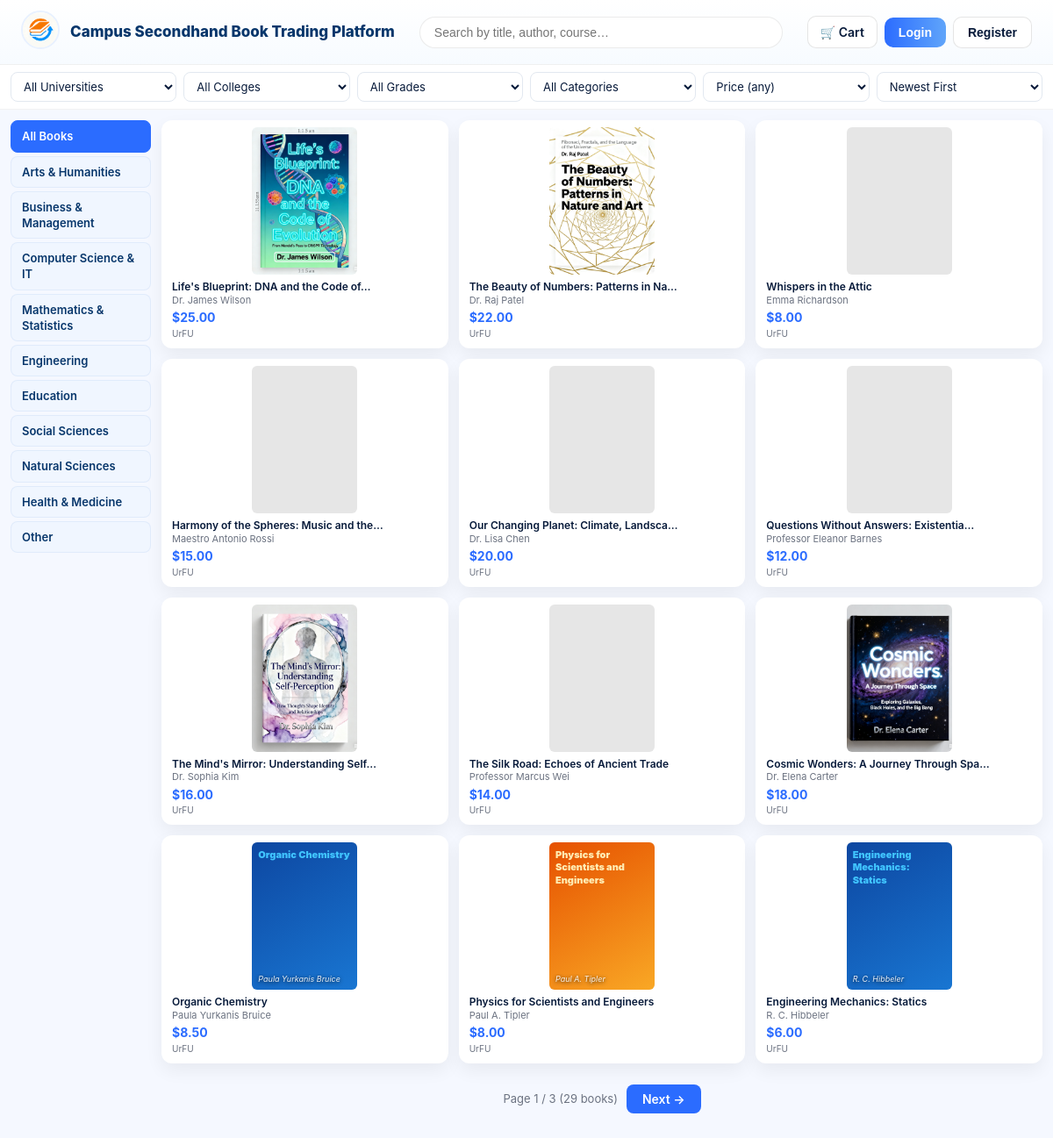
/home/, run on the app's committed database.
### books/models.py (models this page shows, shortened)
class Book(models.Model):
    CONDITION_CHOICES = [
        ('like_new', 'Like New (98%)'),
        ('good', 'Good (85%)'),
        ('used', 'Used (70%)'),
    ]
    CATEGORY_CHOICES = [
        ('arts', 'Arts & Humanities'),
        ('business', 'Business & Management'),
        ('cs', 'Computer Science & IT'),
        ('math', 'Mathematics & Statistics'),
        ('engineering', 'Engineering'),
        ('education', 'Education'),
        ('social', 'Social Sciences'),
        ('natural', 'Natural Sciences'),
        ('health', 'Health & Medicine'),
        ('other', 'Other'),
    ]
    GRADE_CHOICES = [
        ('elem', 'Elementary School'),
        ('middle', 'Middle School'),
        ('hs', 'High School'),
        ('1', 'Freshman (Year 1)'),
        ('2', 'Sophomore (Year 2)'),
        ('3', 'Junior (Year 3)'),
        ('4', 'Senior (Year 4)'),
        ('ms1', "Master's Year 1"),
        ('ms2', "Master's Year 2"),
        ('ms3', "Master's Year 3"),
        ('phd1', 'PhD Year 1'),
        ('phd2', 'PhD Year 2'),
        ('phd3', 'PhD Year 3'),
        ('phd4', 'PhD Year 4'),
        ('phd5', 'PhD Year 5+'),
    ]
    title = models.CharField(max_length=300, verbose_name='Book Title / 书名')
    author = models.CharField(max_length=200, verbose_name='Author / 作者')
    price = models.DecimalField(
        max_digits=8, decimal_places=2, null=True, blank=True,
        verbose_name='Price / 价格'
    )
    description = models.TextField(blank=True, verbose_name='Description / 描述')
    cover = models.ImageField(
        upload_to='covers/', blank=True, null=True,
        verbose_name='Cover Image / 封面图'
    )
    university = models.ForeignKey(
        University, on_delete=models.SET_NULL, null=True, blank=True,
        related_name='books', verbose_name='University / 学校'
    )
    college = models.CharField(max_length=200, blank=True, verbose_name='College / Faculty / 学院')
    program = models.CharField(max_length=200, blank=True, verbose_name='Major / Program / 专业')
    grade = models.CharField(
        max_length=10, choices=GRADE_CHOICES, blank=True,
        verbose_name='Grade Level / 年级'
    )
    course = models.CharField(max_length=200, blank=True, verbose_name='Course / 课程')
    category = models.CharField(
        max_length=20, choices=CATEGORY_CHOICES, blank=True,
        verbose_name='Category / 分类'
    )
    condition = models.CharField(
        max_length=10, choices=CONDITION_CHOICES, default='good',
        verbose_name='Condition / 成色'
    )
    year_published = models.IntegerField(
        null=True, blank=True, verbose_name='Year Published / 出版年份'
    )
    seller = models.ForeignKey(
        User, on_delete=models.CASCADE, related_name='books',
        verbose_name='Seller / 卖家'
    )
    created_at = models.DateTimeField(auto_now_add=True, verbose_name='Listed At / 上架时间')
    is_sold = models.BooleanField(default=False, verbose_name='Is Sold / 已售')
    class Meta:
        ordering = ['-created_at']
        verbose_name = 'Book / 书籍'
        verbose_name_plural = 'Books / 书籍列表'

class University(models.Model):
    name = models.CharField(max_length=200, verbose_name='University Name')
    country = models.CharField(max_length=100, default='China', verbose_name='Country')
    abbreviation = models.CharField(max_length=20, blank=True, verbose_name='Abbreviation')
    description = models.TextField(blank=True, verbose_name='Description')
    is_featured = models.BooleanField(default=False, verbose_name='Featured (appears first)')
    class Meta:
        ordering = ['-is_featured', 'name']
        verbose_name = 'University'
        verbose_name_plural = 'Universities'

### books/views.py (the view)
# urls.py: path('home/', views.home, name='home'),
def home(request):
    university_id = request.GET.get('university', '').strip()
    college = request.GET.get('college', '').strip()
    category = request.GET.get('category', '').strip()
    grade = request.GET.get('grade', '').strip()
    search = request.GET.get('search', '').strip()
    price_sort = request.GET.get('price_sort', '').strip()
    sort_by = request.GET.get('sort', 'newest').strip()
    page_number = request.GET.get('page', 1)
    books_qs = Book.objects.filter(is_sold=False).select_related('seller', 'university')
    if university_id:
        books_qs = books_qs.filter(university_id=university_id)
    if college:
        books_qs = books_qs.filter(college__icontains=college)
    if category:
        books_qs = books_qs.filter(category=category)
    if grade:
        books_qs = books_qs.filter(grade=grade)
    if search:
        books_qs = books_qs.filter(
            Q(title__icontains=search)
            | Q(author__icontains=search)
            | Q(course__icontains=search)
        )
    if sort_by == 'oldest':
        books_qs = books_qs.order_by('created_at')
    if price_sort == 'asc':
        books_qs = books_qs.order_by('price')
    elif price_sort == 'desc':
        books_qs = books_qs.order_by('-price')
    universities = cache.get('all_universities')
    if universities is None:
        universities = list(University.objects.all())
        cache.set('all_universities', universities, 3600)
    active_ads = Advertisement.objects.filter(is_active=True)[:3]
    active_ads = [ad for ad in active_ads if ad.is_visible]
    active_sponsors = list(Sponsor.objects.filter(is_active=True)[:6])
    paginator = Paginator(books_qs, 12)
    page_obj = paginator.get_page(page_number)
    cart = request.session.get('cart', [])
    logger.info(
        'Home: search=%r uni=%r college=%r cat=%r grade=%r → %d results',
        search, university_id, college, category, grade, paginator.count,
    )
    selected_uni_colleges = []
    if university_id:
        selected_uni_colleges = list(
            College.objects.filter(university_id=university_id)
                           .values_list('name', flat=True)
                           .order_by('name')
        )
    context = {
        'page_obj': page_obj,
        'universities': universities,
        'categories': Book.CATEGORY_CHOICES,
        'grades': Book.GRADE_CHOICES,
        'selected_university': university_id,
        'selected_college': college,
        'selected_category': category,
        'selected_grade': grade,
        'search': search,
        'price_sort': price_sort,
        'sort_by': sort_by,
        'active_ads': active_ads,
        'active_sponsors': active_sponsors,
        'cart_count': len(cart),
        'selected_uni_colleges': selected_uni_colleges,
        'college_suggestions_json': _college_suggestions_json(),
    }
    return render(request, 'home.html', context)

### books/views.py (called while the page is built)
def _college_suggestions_json():
    import json
    suggestions = {}
    for col in College.objects.select_related('university').order_by('university_id', 'name'):
        key = str(col.university_id)
        suggestions.setdefault(key, []).append(col.name)
    return json.dumps(suggestions)

### templates/home.html (shortened to what this page needs)
{% load static %}
<!DOCTYPE html>
<html lang="en">
<head>
  <link rel="stylesheet" href="{% static 'css/base.css' %}">
  <link rel="stylesheet" href="{% static 'css/home.css' %}">
</head>
<body>
<header class="header">
  <div class="header-left">
    <a href="{% url 'index' %}">
      <img src="{% static 'img/logo.png' %}" class="logo" alt="Logo">
    </a>
    <span class="site-title">Campus Secondhand Book Trading Platform</span>
  </div>
  <div class="header-center">
    <form method="get" action="{% url 'books:home' %}" id="searchForm" style="width:100%;">
      <input type="text" class="search" name="search" id="searchInput"
             value="{{ search }}" placeholder="Search by title, author, course…">
    </form>
  </div>
  <div class="header-right">
    <a href="{% url 'books:cart' %}" class="cart-btn" title="Shopping Cart">
      🛒 Cart
    </a>
    {% if user.is_authenticated %}
      <button class="btn-outline" onclick="location.href='{% url 'users:profile' %}'">Profile</button>
      <form method="post" action="{% url 'users:logout' %}" style="display:inline;">
        {% csrf_token %}
        <button type="submit" class="btn-solid">Logout</button>
      </form>
    {% else %}
      <button class="btn-solid" onclick="document.getElementById('loginModal').classList.remove('hidden')">Login</button>
      <button class="btn-outline" onclick="location.href='{% url 'users:register' %}'">Register</button>
    {% endif %}
  </div>
</header>
<form method="get" action="{% url 'books:home' %}" id="filterForm">
  <section class="filters">
    <select name="university" class="filter-select" onchange="this.form.submit()">
      <option value="">All Universities</option>
    </select>
    <select name="college" class="filter-select" onchange="this.form.submit()">
      <option value="">All Colleges</option>
    </select>
    <select name="grade" class="filter-select" onchange="this.form.submit()">
      <option value="">All Grades</option>
    </select>
    <select name="category" class="filter-select" onchange="this.form.submit()">
      <option value="">All Categories</option>
    </select>
    <select name="price_sort" class="filter-select" onchange="this.form.submit()">
      <option value="">Price (any)</option>
    </select>
    <select name="sort" class="filter-select" onchange="this.form.submit()">
      <option value="newest"{% if sort_by == 'newest' %} selected{% endif %}>Newest First</option>
    </select>
  </section>
</form>
<div class="layout">
  <aside class="left-cats">
    <a href="{% url 'books:home' %}{% if search %}?search={{ search }}{% endif %}"
       style="text-decoration:none;">
      <div class="cat{% if not selected_category %} cat-active{% endif %}">All Books</div>
    </a>
    {% for val, label in categories %}
    <a href="{% url 'books:home' %}?category={{ val }}"
       style="text-decoration:none;">
      <div class="cat{% if selected_category == val %} cat-active{% endif %}">{{ label }}</div>
    </a>
    {% endfor %}
  </aside>
  <main>
    <div class="grid" id="bookGrid">
      {% for book in page_obj %}
      <div class="card"
           draggable="true"
           data-pk="{{ book.pk }}"
           onclick="location.href='{% url 'books:detail' book.pk %}'"
           style="cursor:pointer;">
        {% if book.cover %}
        <div class="cover" style="background-image:url('{{ book.cover.url }}');"></div>
        {% else %}
        <div class="cover auto-cover"
             data-title="{{ book.title|escapejs }}"
             data-author="{{ book.author|escapejs }}"></div>
        {% endif %}
        <div style="width:100%;padding:0 4px 2px;">
          <div class="title">{{ book.title|truncatechars:38 }}</div>
          <div class="author muted">{{ book.author }}</div>
          <div class="price">
            {% if book.price %}${{ book.price }}
            {% else %}<span style="color:#10b981;font-weight:700;">Free</span>
            {% endif %}
          </div>
          {% if book.university %}
          <div class="muted" style="font-size:10px;margin-top:1px;">
            {{ book.university.abbreviation|default:book.university.name|truncatechars:20 }}
          </div>
          {% endif %}
        </div>
      </div>
      {% endfor %}
    </div>
    {% if page_obj.paginator.num_pages > 1 %}
    <div class="pagination">
      <span class="page-info">Page {{ page_obj.number }} / {{ page_obj.paginator.num_pages }} ({{ page_obj.paginator.count }} books)</span>
      {% if page_obj.has_next %}
      <a href="?page={{ page_obj.next_page_number }}"
         class="page-link">Next →</a>
      {% endif %}
    </div>
    {% endif %}
  </main>
</div>
</body>
</html>

### static/css/base.css (style rules this page uses)
:root { --bg: #f5f8ff; --card: #ffffff; --muted: #6b7280; --accent: #2b6cff; --accent-2: #60a5fa; --btn: #ffd44d; --btn-text: #1f3a93; --radius: 12px; --shadow: 0 8px 20px rgba(2, 6, 23, 0.06); font-family: Inter, "Helvetica Neue", Arial, sans-serif; }
* { box-sizing: border-box; margin: 0; padding: 0; }
html, body { height: 100%; }
body { background: var(--bg); color: #0f172a; font-size: 16px; line-height: 1.4; }
.muted { color: var(--muted); }
.header, .site-header { display: flex; align-items: center; justify-content: space-between; padding: 12px 24px; background: linear-gradient(180deg, #fff, #f7fbff); border-bottom: 1px solid rgba(0, 0, 0, 0.06); position: sticky; top: 0; z-index: 50; gap: 12px; }
.header-left { display: flex; align-items: center; gap: 12px; }
.header-center { flex: 1; margin: 0 16px; }
.header-right { display: flex; align-items: center; gap: 8px; }
.logo { width: 44px; height: 44px; object-fit: cover; border-radius: 50%; border: 2px solid #e8f1ff; flex-shrink: 0; }
.site-title { font-size: 17px; font-weight: 800; color: #07366b; white-space: nowrap; }
.search { width: 100%; padding: 9px 16px; border-radius: 24px; border: 1.5px solid rgba(0, 0, 0, 0.08); font-size: 14px; outline: none; transition: border-color 0.2s; }
.btn-solid { background: linear-gradient(90deg, var(--accent), var(--accent-2)); color: white; padding: 9px 16px; border-radius: 10px; border: none; cursor: pointer; font-weight: 700; font-size: 14px; }
.btn-outline { background: white; border: 1.5px solid rgba(0, 0, 0, 0.1); padding: 9px 16px; border-radius: 10px; cursor: pointer; font-weight: 600; font-size: 14px; color: #071a3a; }
.cart-btn { position: relative; display: inline-flex; align-items: center; gap: 5px; background: white; border: 1.5px solid rgba(0,0,0,0.1); padding: 8px 14px; border-radius: 10px; cursor: pointer; font-size: 14px; font-weight: 600; color: #071a3a; text-decoration: none; }
.input, textarea, select { width: 100%; padding: 10px 12px; border-radius: 8px; border: 1.5px solid #e2e8f0; font-size: 14px; outline: none; transition: border-color 0.2s; font-family: inherit; }
.auto-cover { display: flex !important; flex-direction: column; justify-content: space-between; overflow: hidden; position: relative; }

### static/css/home.css (style rules this page uses)
.filters { display: flex; flex-wrap: nowrap; gap: 8px; align-items: center; padding: 8px 12px; background: #fff; border-bottom: 1px solid rgba(0,0,0,0.05); overflow-x: auto; }
.filter-select { flex: 1 1 0; min-width: 0; width: 0 !important; padding: 7px 10px; border-radius: 8px; border: 1.5px solid #e2e8f0; font-size: 13px; color: #071a3a; background: white; cursor: pointer; outline: none; box-sizing: border-box; }
.layout { display: grid; grid-template-columns: 150px 1fr 220px; gap: 12px; align-items: start; width: 100%; box-sizing: border-box; padding: 12px 12px; }
.left-cats { display: flex; flex-direction: column; gap: 4px; position: sticky; top: 72px; }
.cat { background: #f0f6ff; padding: 8px 12px; border-radius: 8px; cursor: pointer; border: 1.5px solid rgba(43,108,204,0.08); color: #07366b; font-weight: 600; font-size: 13px; transition: background 0.15s, border-color 0.15s; text-align: left; }
.cat-active { background: #2b6cff !important; color: #fff !important; border-color: #2b6cff !important; }
.grid { display: grid; grid-template-columns: repeat(auto-fill, minmax(160px, 1fr)); gap: 12px; }
.card { background: var(--card); border-radius: 12px; padding: 8px; box-shadow: var(--shadow); display: flex; flex-direction: column; gap: 6px; cursor: pointer; align-items: center; transition: transform 0.15s, box-shadow 0.15s; user-select: none; }
.cover { width: 120px; height: 168px; border-radius: 6px; background: #e6e6e6; background-size: cover; background-position: center; flex-shrink: 0; }
.card .price { font-weight: 700; color: #2b6cff; margin-top: 2px; font-size: 14px; }
.card .title { font-weight: 600; color: #071a3a; font-size: 12px; line-height: 1.3; }
.card .author { font-size: 11px; color: var(--muted); }
.pagination { display: flex; justify-content: center; align-items: center; gap: 10px; padding: 24px 0; }
.page-link { padding: 7px 18px; background: #2b6cff; color: #fff; border-radius: 8px; text-decoration: none; font-weight: 600; font-size: 14px; }
.page-info { color: #6b7280; font-size: 13px; }
@media (max-width: 1200px) { .layout { grid-template-columns: 160px 1fr; } }
@media (max-width: 1200px) { .grid { grid-template-columns: repeat(3, 1fr); } }

### data on the page
Book: cover (picture), title "Life's Blueprint: DNA and the Code of…", author "Dr. James Wilson", price "25.00", university.abbreviation "UrFU"
Book: cover (picture), title "The Beauty of Numbers: Patterns in Na…", author "Dr. Raj Patel", price "22.00", university.abbreviation "UrFU"
Book: title "Whispers in the Attic", author "Emma Richardson", price "8.00", university.abbreviation "UrFU"
Book: title "Harmony of the Spheres: Music and the…", author "Maestro Antonio Rossi", price "15.00", university.abbreviation "UrFU"
Book: title "Our Changing Planet: Climate, Landsca…", author "Dr. Lisa Chen", price "20.00", university.abbreviation "UrFU"
Book: title "Questions Without Answers: Existentia…", author "Professor Eleanor Barnes", price "12.00", university.abbreviation "UrFU"
Book: cover (picture), title "The Mind's Mirror: Understanding Self…", author "Dr. Sophia Kim", price "16.00", university.abbreviation "UrFU"
Book: title "The Silk Road: Echoes of Ancient Trade", author "Professor Marcus Wei", price "14.00", university.abbreviation "UrFU"
Book: cover (picture), title "Cosmic Wonders: A Journey Through Spa…", author "Dr. Elena Carter", price "18.00", university.abbreviation "UrFU"
Book: title "Organic Chemistry", author "Paula Yurkanis Bruice", price "8.50", university.abbreviation "UrFU"
Book: title "Physics for Scientists and Engineers", author "Paul A. Tipler", price "8.00", university.abbreviation "UrFU"
Book: title "Engineering Mechanics: Statics", author "R. C. Hibbeler", price "6.00", university.abbreviation "UrFU"

### other printed values
{{ label }} "Arts & Humanities" "Business & Management" "Computer Science & IT" "Mathematics & Statistics" "Engineering" "Education" "Social Sciences" "Natural Sciences" "Health & Medicine" "Other"
{{ page_obj.number }} "1"
{{ page_obj.paginator.num_pages }} "3"
{{ page_obj.paginator.count }} "29"
